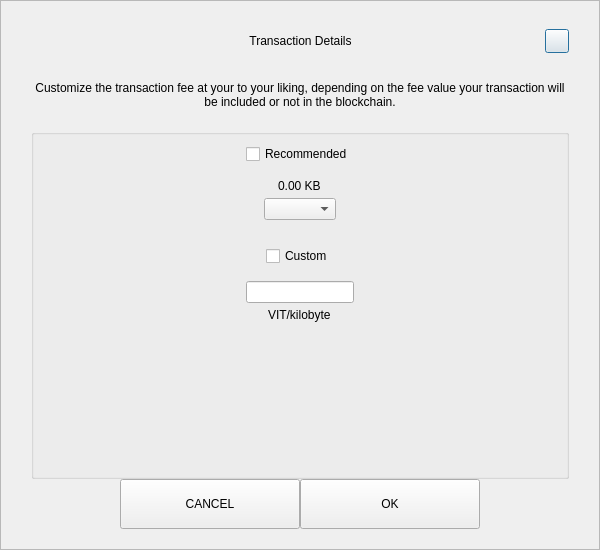
<?xml version="1.0" encoding="UTF-8"?>
<ui version="4.0">
 <class>SendCustomFeeDialog</class>
 <widget class="QDialog" name="SendCustomFeeDialog">
  <property name="geometry">
   <rect>
    <x>0</x>
    <y>0</y>
    <width>600</width>
    <height>550</height>
   </rect>
  </property>
  <property name="windowTitle">
   <string>Form</string>
  </property>
  <layout class="QVBoxLayout" name="verticalLayout_3">
   <property name="spacing">
    <number>0</number>
   </property>
   <property name="leftMargin">
    <number>0</number>
   </property>
   <property name="topMargin">
    <number>0</number>
   </property>
   <property name="rightMargin">
    <number>0</number>
   </property>
   <property name="bottomMargin">
    <number>0</number>
   </property>
   <item>
    <widget class="QFrame" name="frame">
     <property name="styleSheet">
      <string notr="true"/>
     </property>
     <property name="frameShape">
      <enum>QFrame::StyledPanel</enum>
     </property>
     <property name="frameShadow">
      <enum>QFrame::Raised</enum>
     </property>
     <layout class="QVBoxLayout" name="verticalLayout_2">
      <property name="spacing">
       <number>0</number>
      </property>
      <property name="leftMargin">
       <number>30</number>
      </property>
      <property name="topMargin">
       <number>20</number>
      </property>
      <property name="rightMargin">
       <number>30</number>
      </property>
      <property name="bottomMargin">
       <number>20</number>
      </property>
      <item>
       <layout class="QHBoxLayout" name="horizontalLayout_3">
        <property name="spacing">
         <number>0</number>
        </property>
        <item>
         <spacer name="horizontalSpacer_21">
          <property name="orientation">
           <enum>Qt::Horizontal</enum>
          </property>
          <property name="sizeHint" stdset="0">
           <size>
            <width>40</width>
            <height>20</height>
           </size>
          </property>
         </spacer>
        </item>
        <item>
         <widget class="QLabel" name="labelTitle">
          <property name="minimumSize">
           <size>
            <width>0</width>
            <height>40</height>
           </size>
          </property>
          <property name="maximumSize">
           <size>
            <width>16777215</width>
            <height>40</height>
           </size>
          </property>
          <property name="styleSheet">
           <string notr="true">padding-left:24px;</string>
          </property>
          <property name="text">
           <string>Transaction Details</string>
          </property>
          <property name="alignment">
           <set>Qt::AlignCenter</set>
          </property>
          <property name="margin">
           <number>7</number>
          </property>
         </widget>
        </item>
        <item>
         <spacer name="horizontalSpacer">
          <property name="orientation">
           <enum>Qt::Horizontal</enum>
          </property>
          <property name="sizeHint" stdset="0">
           <size>
            <width>40</width>
            <height>20</height>
           </size>
          </property>
         </spacer>
        </item>
        <item>
         <widget class="QPushButton" name="btnEsc">
          <property name="minimumSize">
           <size>
            <width>24</width>
            <height>24</height>
           </size>
          </property>
          <property name="maximumSize">
           <size>
            <width>24</width>
            <height>24</height>
           </size>
          </property>
          <property name="text">
           <string/>
          </property>
         </widget>
        </item>
       </layout>
      </item>
      <item>
       <spacer name="verticalSpacer_2">
        <property name="orientation">
         <enum>Qt::Vertical</enum>
        </property>
        <property name="sizeType">
         <enum>QSizePolicy::Fixed</enum>
        </property>
        <property name="sizeHint" stdset="0">
         <size>
          <width>20</width>
          <height>20</height>
         </size>
        </property>
       </spacer>
      </item>
      <item>
       <widget class="QLabel" name="labelMessage">
        <property name="text">
         <string>Customize the transaction fee at your to your liking, depending on the fee value your transaction will be included or not in the blockchain.</string>
        </property>
        <property name="alignment">
         <set>Qt::AlignCenter</set>
        </property>
        <property name="wordWrap">
         <bool>true</bool>
        </property>
       </widget>
      </item>
      <item>
       <spacer name="verticalSpacer_3">
        <property name="orientation">
         <enum>Qt::Vertical</enum>
        </property>
        <property name="sizeType">
         <enum>QSizePolicy::Fixed</enum>
        </property>
        <property name="sizeHint" stdset="0">
         <size>
          <width>20</width>
          <height>20</height>
         </size>
        </property>
       </spacer>
      </item>
      <item>
       <widget class="QGroupBox" name="groupBox">
        <property name="title">
         <string/>
        </property>
        <layout class="QVBoxLayout" name="verticalLayout">
         <property name="leftMargin">
          <number>12</number>
         </property>
         <property name="rightMargin">
          <number>12</number>
         </property>
         <item>
          <layout class="QVBoxLayout" name="verticalLayout_4">
           <property name="spacing">
            <number>5</number>
           </property>
           <item alignment="Qt::AlignHCenter">
            <widget class="QCheckBox" name="checkBoxRecommended">
             <property name="text">
              <string>Recommended</string>
             </property>
            </widget>
           </item>
           <item>
            <spacer name="verticalSpacer_5">
             <property name="orientation">
              <enum>Qt::Vertical</enum>
             </property>
             <property name="sizeType">
              <enum>QSizePolicy::Fixed</enum>
             </property>
             <property name="sizeHint" stdset="0">
              <size>
               <width>20</width>
               <height>10</height>
              </size>
             </property>
            </spacer>
           </item>
           <item alignment="Qt::AlignHCenter">
            <widget class="QLabel" name="labelFee">
             <property name="text">
              <string>0.00 KB</string>
             </property>
            </widget>
           </item>
           <item alignment="Qt::AlignHCenter">
            <widget class="QComboBox" name="comboBoxRecommended"/>
           </item>
          </layout>
         </item>
         <item>
          <spacer name="verticalSpacer">
           <property name="orientation">
            <enum>Qt::Vertical</enum>
           </property>
           <property name="sizeType">
            <enum>QSizePolicy::Fixed</enum>
           </property>
           <property name="sizeHint" stdset="0">
            <size>
             <width>20</width>
             <height>20</height>
            </size>
           </property>
          </spacer>
         </item>
         <item>
          <layout class="QVBoxLayout" name="verticalLayout_5">
           <property name="spacing">
            <number>5</number>
           </property>
           <item alignment="Qt::AlignHCenter">
            <widget class="QCheckBox" name="checkBoxCustom">
             <property name="text">
              <string>Custom</string>
             </property>
            </widget>
           </item>
           <item>
            <spacer name="verticalSpacer_6">
             <property name="orientation">
              <enum>Qt::Vertical</enum>
             </property>
             <property name="sizeType">
              <enum>QSizePolicy::Fixed</enum>
             </property>
             <property name="sizeHint" stdset="0">
              <size>
               <width>20</width>
               <height>10</height>
              </size>
             </property>
            </spacer>
           </item>
           <item alignment="Qt::AlignHCenter">
            <widget class="QLineEdit" name="lineEditCustomFee"/>
           </item>
           <item alignment="Qt::AlignHCenter">
            <widget class="QLabel" name="labelCustomFee">
             <property name="text">
              <string>VIT/kilobyte</string>
             </property>
            </widget>
           </item>
          </layout>
         </item>
         <item>
          <spacer name="verticalSpacer_4">
           <property name="orientation">
            <enum>Qt::Vertical</enum>
           </property>
           <property name="sizeHint" stdset="0">
            <size>
             <width>20</width>
             <height>40</height>
            </size>
           </property>
          </spacer>
         </item>
        </layout>
       </widget>
      </item>
      <item>
       <layout class="QHBoxLayout" name="horizontalLayout" stretch="1,2,2,1">
        <item>
         <spacer name="horizontalSpacer1">
          <property name="orientation">
           <enum>Qt::Horizontal</enum>
          </property>
          <property name="sizeHint" stdset="0">
           <size>
            <width>40</width>
            <height>20</height>
           </size>
          </property>
         </spacer>
        </item>
        <item>
         <widget class="QPushButton" name="btnCancel">
          <property name="minimumSize">
           <size>
            <width>180</width>
            <height>50</height>
           </size>
          </property>
          <property name="focusPolicy">
           <enum>Qt::NoFocus</enum>
          </property>
          <property name="text">
           <string>CANCEL</string>
          </property>
         </widget>
        </item>
        <item>
         <widget class="QPushButton" name="btnSave">
          <property name="minimumSize">
           <size>
            <width>180</width>
            <height>50</height>
           </size>
          </property>
          <property name="focusPolicy">
           <enum>Qt::NoFocus</enum>
          </property>
          <property name="text">
           <string>OK</string>
          </property>
         </widget>
        </item>
        <item>
         <spacer name="horizontalSpacer_2">
          <property name="orientation">
           <enum>Qt::Horizontal</enum>
          </property>
          <property name="sizeHint" stdset="0">
           <size>
            <width>40</width>
            <height>20</height>
           </size>
          </property>
         </spacer>
        </item>
       </layout>
      </item>
     </layout>
    </widget>
   </item>
  </layout>
 </widget>
 <resources/>
 <connections/>
</ui>
